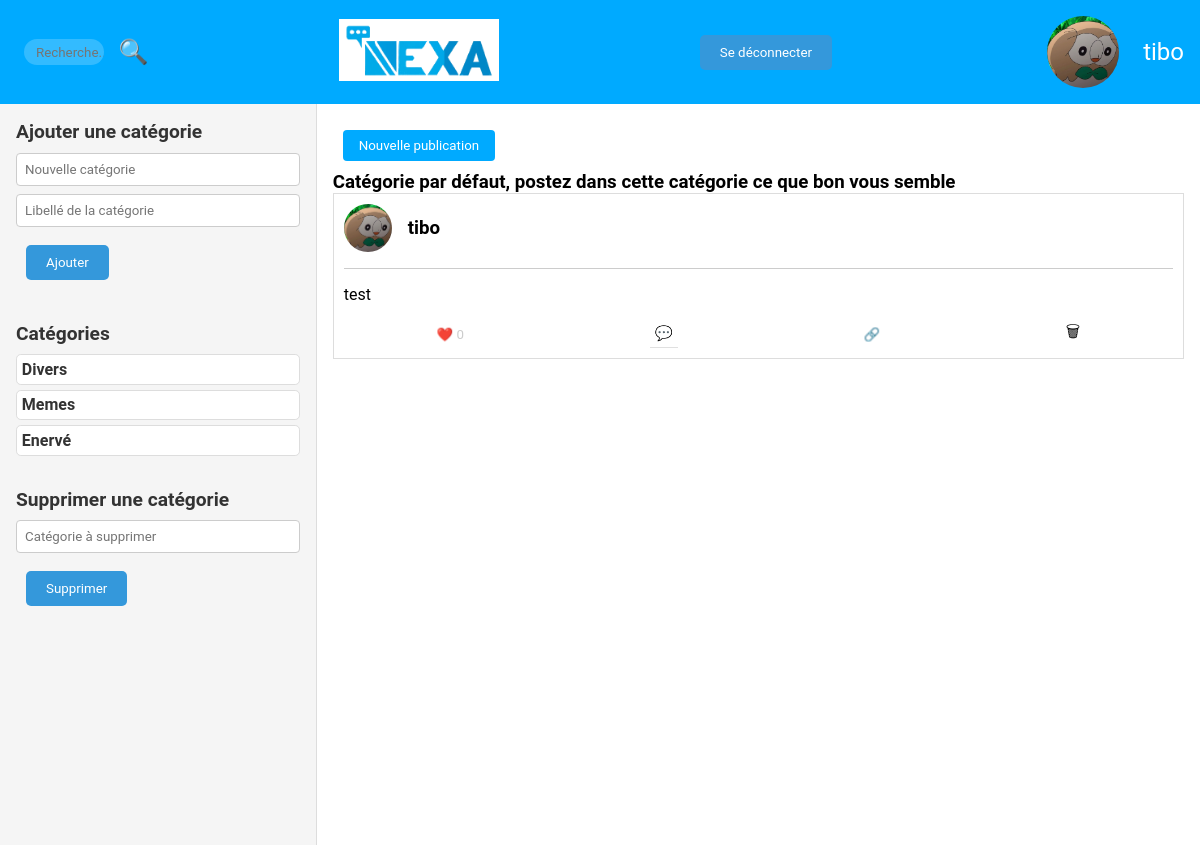
The app's page /views/dashboard.php?category=Divers (signed in), older data.
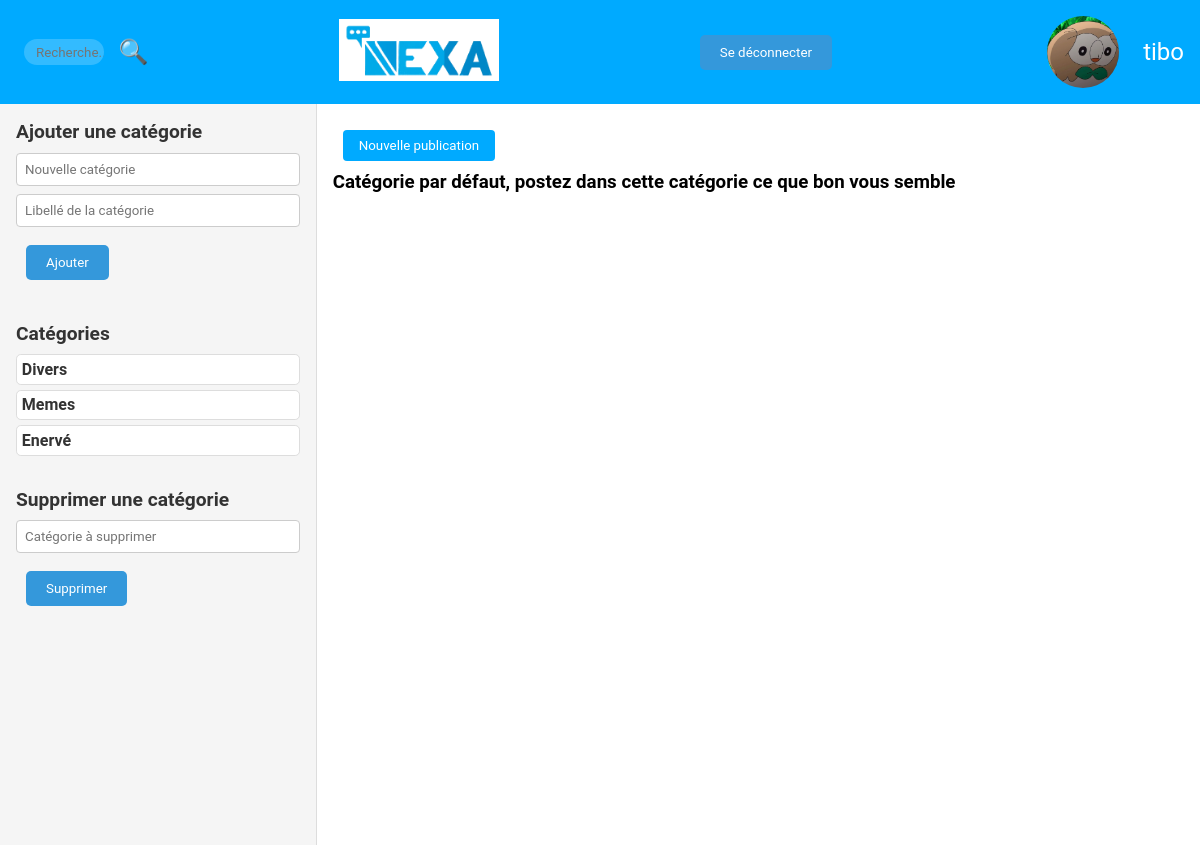
The same page, newer data.
### tables this page shows
CREATE TABLE categorie (
    id INTEGER PRIMARY KEY,
    nom_categorie TEXT NOT NULL
, libelle VARCHAR(255));

CREATE TABLE "Post" (
              id_post INTEGER PRIMARY KEY,
              user TEXT,
              pp TEXT,
              contenu TEXT,
              Time TEXT,
              Like INTEGER DEFAULT 0,  -- Ajoutez la colonne avec la valeur par défaut
              Comment INTEGER,
              partage INTEGER,
              vues INTEGER,
              id_pere INTEGER, image TEXT, categorie VARCHAR(255),
              FOREIGN KEY(user) REFERENCES Users(user),
              FOREIGN KEY(pp) REFERENCES Users(pp)
            );

### ctrl/UserController.php (called while the page is built, shortened)
<?php
require_once $_SERVER['DOCUMENT_ROOT'] . '/models/UserModel.php';
class UserController
{
    public function getUser($email)
    {
        $userModel = new UserModel();
        $user = $userModel->getUserData($email);
        return $user;
    }
}

### models/UserModel.php (called while the page is built, shortened)
<?php
class UserModel
{
    public function connectDB()
    {
        $path = __DIR__ . "/../db/db_nexa.sqlite";
        try {
            $db = new PDO('sqlite:' . $path);
            $db->setAttribute(PDO::ATTR_ERRMODE, PDO::ERRMODE_EXCEPTION);
            return $db;
        } catch (PDOException $e) {
            die('Erreur de connexion à la base de données : ' . $e->getMessage());
        }
    }
    public function getUserData($username)
    {
        $query = "SELECT * FROM users WHERE username = :username";
        $stmt = $this->connectDB()->prepare($query);
        $stmt->bindParam(':username', $username, PDO::PARAM_STR);
        $stmt->execute();
        $user_data = $stmt->fetch(PDO::FETCH_ASSOC);
        return $user_data;
    }
}

### models/CategorieModel.php (called while the page is built, shortened)
<?php
class CategorieModel
{
    public function connectDB()
    {
        $path = __DIR__ . "/../db/db_nexa.sqlite";
        try {
            $db = new PDO('sqlite:' . $path);
            $db->setAttribute(PDO::ATTR_ERRMODE, PDO::ERRMODE_EXCEPTION);
            return $db;
        } catch (PDOException $e) {
            die('Erreur de connexion à la base de données : ' . $e->getMessage());
            session_start();
            $_SESSION["error_message"] = "Connexion impossible a la DB !";
            header('Location: ../index.php');
            exit;
        }
    }
    public function getCategorieAll()
    {
        try {
            $db = $this->connectDB();
            $query = "SELECT * FROM categorie";
            $stmt = $db->query($query);
            $categories = $stmt->fetchAll(PDO::FETCH_ASSOC);
            return $categories;
        } catch (PDOException $e) {
            error_log("Erreur lors de la récupération de toutes les catégories : " . $e->getMessage());
            return [];
        }
    }
    public function getLibelleCategorie($categorie)
    {
        $query = "SELECT libelle FROM Categorie WHERE nom_categorie = :categorie";
        $stmt = $this->connectDB()->prepare($query);
        $stmt->bindParam(':categorie', $categorie);
        $stmt->execute();
        $result = $stmt->fetch(PDO::FETCH_ASSOC);
        return $result['libelle'];
    }
}

### ctrl/CategorieController.php (called while the page is built, shortened)
<?php
require_once $_SERVER['DOCUMENT_ROOT'] . '/models/CategorieModel.php';
class CategorieController
{
    public function getCategorieAll()
    {
        $categorieModel = new CategorieModel();
        $result = $categorieModel->getCategorieAll();
        return $result;
    }
    public function getLibelleCategorie($categorie)
    {
        $categorieModel = new CategorieModel();
        $libelle = $categorieModel->getLibelleCategorie($categorie);
        return $libelle;
    }
}

### ctrl/PostController.php (called while the page is built, shortened)
<?php
require_once $_SERVER['DOCUMENT_ROOT'] . ('/models/PostModel.php');
class PostController
{
    public function getPostsByCategory($categorie, $user)
    {
        $postModel = new PostModel();
        $posts = $postModel->getPostsByCategory($categorie, $user);
        return $posts;
    }
}

### models/PostModel.php (called while the page is built, shortened)
<?php
class PostModel
{
    public function connectDB()
    {
        $path = __DIR__ . "/../db/db_nexa.sqlite";
        try {
            $db = new PDO('sqlite:' . $path);
            $db->setAttribute(PDO::ATTR_ERRMODE, PDO::ERRMODE_EXCEPTION);
            return $db;
        } catch (PDOException $e) {
            die('Erreur de connexion à la base de données : ' . $e->getMessage());
            session_start();
            $_SESSION["error_message"] = "Connexion impossible a la DB !";
            header('Location: ../index.php');
            exit;
        }
    }
    public function getPostsByCategory($categorie, $user)
    {
        $query = "SELECT Post.*,
                  (SELECT COUNT(*) FROM Likes WHERE Likes.post_id = Post.id_post) as LikeCount,
                  (SELECT COUNT(*) FROM Likes WHERE Likes.post_id = Post.id_post AND Likes.user = :user) as user_liked,
                  Users.pp AS user_pp
                  FROM Post
                  LEFT JOIN Users ON Post.user = Users.username
                  WHERE categorie = :categorie
                  AND id_pere IS NULL
                  ORDER BY Time DESC";
        $stmt = $this->connectDB()->prepare($query);
        $stmt->bindParam(':categorie', $categorie, PDO::PARAM_STR);
        $stmt->bindParam(':user', $user, PDO::PARAM_STR);
        $stmt->execute();
        $results = $stmt->fetchAll(PDO::FETCH_ASSOC);
        return $results;
    }
}

### views/dashboard.php (the view, shortened to what the changed rows need)
<?php
$user = isset($_SESSION['username']) ? $_SESSION['username'] : 'err_user';
require_once('../ctrl/UserController.php');
$userCtrl = new UserController();
$user_data = $userCtrl->getUser($user);
require_once('../ctrl/PostController.php');
if (isset($_GET['category'])) {
    $categorie = $_GET['category'];
    $postCtrl = new PostController();
    $posts = $postCtrl->getPostsByCategory($categorie, $user);
    require_once('../ctrl/CategorieController.php');
    $categorieCtrl = new CategorieController();
    $categorieLibelle = $categorieCtrl->getLibelleCategorie($categorie);
} else {
    $postCtrl = new PostController();
    $posts = $postCtrl->getPostsAll($user);
    $categorieLibelle = "Toutes les catégories";
}
require_once('../ctrl/CategorieController.php');
$categorieCtrl = new CategorieController();
$categorie_fetch = $categorieCtrl->getCategorieAll();
$categorieLeftPannel = $categorie_fetch;
$is_moderator = $user_data['is_moderator'];
?>
<!DOCTYPE html>
<html lang="fr">
<head>
    <link rel="stylesheet" href="../css/dashboard.css">
</head>
<body class="dashboard-body">
<?php include('header.php'); ?>
<main class="main-content">
    <section class="left-panel">
        <?php if ($is_moderator == 1): ?>
            <h2 class="section-title">Ajouter une catégorie</h2>
        <?php endif; ?>
        <h2 class="section-title">Catégories</h2>
        <ul id="categoryList" class="category-list">
            <?php
            foreach ($categorieLeftPannel as $categorie): ?>
                <a href="dashboard.php?category=<?php echo $categorie['nom_categorie']; ?>">
                    <h3 class="category-item">
                        <?php echo $categorie['nom_categorie']; ?>
                    </h3>
                </a>
            <?php endforeach; ?>
        </ul>
        <?php if ($is_moderator == 1): ?>
            <h2 class="section-title">Supprimer une catégorie</h2>
        <?php endif; ?>
    </section>
    <section class="right-panel">
        <button id="ouvrirPublication" class="dashboard-button">Nouvelle publication</button>
            <h3>
                <?php echo $categorieLibelle; ?>
            </h3>
        <?php include('afficherpost.php'); ?>
    </section>
</main>
</body>
</html>

### views/afficherpost.php (shortened to what the changed rows need)
<link rel="stylesheet" href="../css/afficherpost.css">
<?php
foreach ($posts as $post): ?>
    <div class="afficherpost">
        <a href="profilViewer.php?user=<?php echo $post['user']; ?>">
            <div class="post">
                <div class="post-header">
                    <img src="../<?php echo $post['user_pp']; ?>" alt="Photo de profil de l'utilisateur"
                         class="post-pp post-pp-hover">
                    <h3 class="post-username">
                        <?php echo $post['user']; ?>
                    </h3>
                </div>
        </a>
        <hr class="post-divider">
        <p class="post-content">
            <?php echo $post['contenu']; ?>
        </p>
        <div class="post-actions">
            <button class="post-action like" data-id_post="<?php echo $post['id_post']; ?>" <?php echo $post['user_liked'] > 0 ? 'disabled' : ''; ?>>❤️
                <?php echo $post['LikeCount']; ?>
            </button>
            <a class="post-action comment" href="post.php?id=<?php echo $post['id_post']; ?>">💬</a>
            <button class="post-action share">🔗
            </button>
            <?php if ($is_moderator == 1): ?>
                <a class="post-action delete" href="supprimerPost.php?id=<?php echo $post['id_post']; ?>">🗑</a>
            <?php endif; ?>
        </div>
    </div>
<?php endforeach; ?>

Row changes from the older to the newer data that the page shows:
removed post: user "tibo", contenu "test", LikeCount "0"
